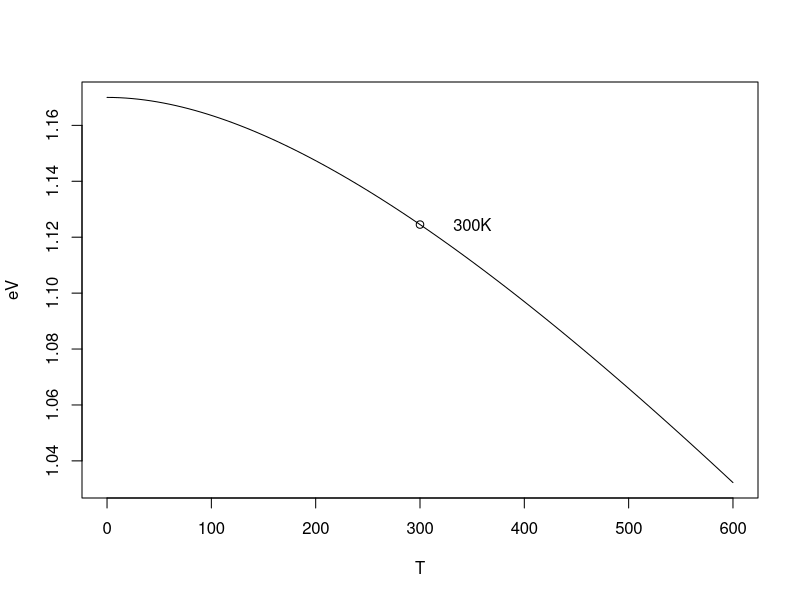

The R source for this figure:
## ---- chunk 1
knitr::opts_chunk$set(echo = TRUE)
## ---- chunk 2
func <- function(x) {1.170-4.73e-4*x^2/(636+x)}
curve(func, from = 0, to = 600, xlab = 'T', ylab = 'eV')
points(300, func(300))
text(350, func(300), labels = '300K')
